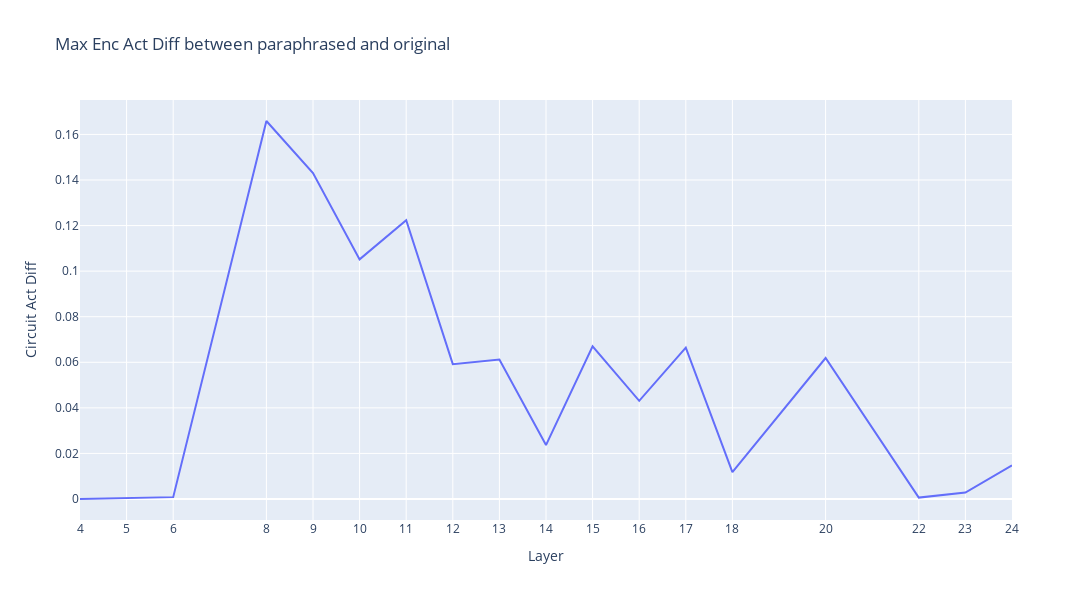

The code cell stored with this chart in its notebook:
### Code cell
avg_rank,avg_vals = get_feat_rank_vals(model,saes,harmful_val,minimal_circuit,max_seq=True) # compare max act value of the feat
pp_avg_rank,pp_avg_vals = get_feat_rank_vals(model,saes,paraphrased_harmful_val,minimal_circuit,max_seq=True)

# Avg the vals diff
avg_diff = get_circuit_act_diff(avg_vals,pp_avg_vals,abs=True)
plot_line(np.array(list(avg_diff.values())),xlabel = 'Layer',ylabel = 'Circuit Act Diff',title = 'Max Enc Act Diff between paraphrased and original',x_tick = sorted(list(avg_diff.keys())))
print (f'Avg abs dis: {np.mean(list(avg_diff.values())):.2f}%')

### Figure 1 — Plotly figure (JSON) as saved in the notebook; plotly's stock layout.template omitted (floating-point values rounded to 4 significant figures)
{"data": [{"mode": "lines", "type": "scatter", "x": [4, 5, 6, 8, 9, 10, 11, 12, 13, 14, 15, 16, 17, 18, 20, 22, 23, 24], "y": [0, 0.0002635, 0.0008149, 0.1659, 0.1431, 0.1052, 0.1223, 0.05917, 0.06119, 0.02367, 0.06696, 0.04309, 0.06647, 0.01183, 0.06186, 0.0006232, 0.002813, 0.01475]}], "layout": {"height": 600, "title": {"text": "Max Enc Act Diff between paraphrased and original"}, "width": 1200, "xaxis": {"tickmode": "array", "tickvals": [4, 5, 6, 8, 9, 10, 11, 12, 13, 14, 15, 16, 17, 18, 20, 22, 23, 24], "title": {"text": "Layer"}}, "yaxis": {"title": {"text": "Circuit Act Diff"}}}}
